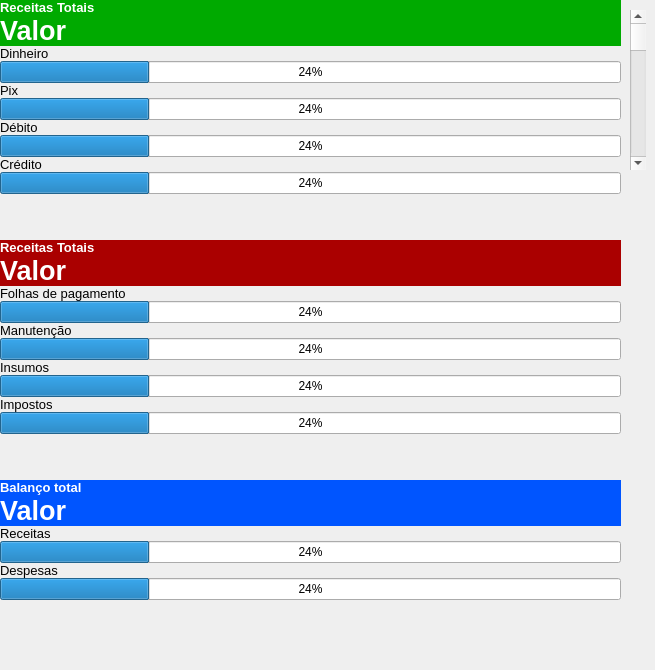
       <widget class="QWidget" name="page_14">
        <widget class="QScrollBar" name="verticalScrollBar">
         <property name="geometry">
          <rect>
           <x>630</x>
           <y>10</y>
           <width>16</width>
           <height>160</height>
          </rect>
         </property>
         <property name="orientation">
          <enum>Qt::Vertical</enum>
         </property>
        </widget>
        <widget class="QWidget" name="verticalLayoutWidget_8">
         <property name="geometry">
          <rect>
           <x>0</x>
           <y>0</y>
           <width>621</width>
           <height>661</height>
          </rect>
         </property>
         <layout class="QVBoxLayout" name="verticalLayout_8">
          <item>
           <layout class="QHBoxLayout" name="horizontalLayout_21">
            <item>
             <layout class="QVBoxLayout" name="verticalLayout_13">
              <property name="spacing">
               <number>0</number>
              </property>
              <property name="leftMargin">
               <number>0</number>
              </property>
              <item>
               <widget class="QLabel" name="label_9">
                <property name="font">
                 <font>
                  <pointsize>10</pointsize>
                  <weight>75</weight>
                  <bold>true</bold>
                 </font>
                </property>
                <property name="styleSheet">
                 <string notr="true">background-color: rgb(0, 170, 0);
color: rgb(255, 255, 255);</string>
                </property>
                <property name="text">
                 <string>Receitas Totais</string>
                </property>
               </widget>
              </item>
              <item>
               <widget class="QLabel" name="label_10">
                <property name="font">
                 <font>
                  <pointsize>20</pointsize>
                  <weight>75</weight>
                  <bold>true</bold>
                 </font>
                </property>
                <property name="styleSheet">
                 <string notr="true">background-color: rgb(0, 170, 0);
color: rgb(255, 255, 255);</string>
                </property>
                <property name="text">
                 <string>Valor</string>
                </property>
               </widget>
              </item>
              <item>
               <widget class="QLabel" name="label_15">
                <property name="font">
                 <font>
                  <pointsize>10</pointsize>
                 </font>
                </property>
                <property name="text">
                 <string>Dinheiro</string>
                </property>
               </widget>
              </item>
              <item>
               <widget class="QProgressBar" name="progressBar_2">
                <property name="value">
                 <number>24</number>
                </property>
               </widget>
              </item>
              <item>
               <widget class="QLabel" name="label_16">
                <property name="font">
                 <font>
                  <pointsize>10</pointsize>
                 </font>
                </property>
                <property name="text">
                 <string>Pix</string>
                </property>
               </widget>
              </item>
              <item>
               <widget class="QProgressBar" name="progressBar_3">
                <property name="value">
                 <number>24</number>
                </property>
               </widget>
              </item>
              <item>
               <widget class="QLabel" name="label_14">
                <property name="font">
                 <font>
                  <pointsize>10</pointsize>
                 </font>
                </property>
                <property name="text">
                 <string>Débito</string>
                </property>
               </widget>
              </item>
              <item>
               <widget class="QProgressBar" name="progressBar_7">
                <property name="value">
                 <number>24</number>
                </property>
               </widget>
              </item>
              <item>
               <widget class="QLabel" name="label_12">
                <property name="font">
                 <font>
                  <pointsize>10</pointsize>
                 </font>
                </property>
                <property name="text">
                 <string>Crédito</string>
                </property>
               </widget>
              </item>
              <item>
               <widget class="QProgressBar" name="progressBar">
                <property name="value">
                 <number>24</number>
                </property>
               </widget>
              </item>
              <item>
               <spacer name="verticalSpacer_8">
                <property name="orientation">
                 <enum>Qt::Vertical</enum>
                </property>
                <property name="sizeHint" stdset="0">
                 <size>
                  <width>20</width>
                  <height>40</height>
                 </size>
                </property>
               </spacer>
              </item>
             </layout>
            </item>
           </layout>
          </item>
          <item>
           <layout class="QHBoxLayout" name="horizontalLayout_22">
            <item>
             <layout class="QVBoxLayout" name="verticalLayout_14">
              <property name="spacing">
               <number>0</number>
              </property>
              <property name="leftMargin">
               <number>0</number>
              </property>
              <item>
               <widget class="QLabel" name="label_49">
                <property name="font">
                 <font>
                  <pointsize>10</pointsize>
                  <weight>75</weight>
                  <bold>true</bold>
                 </font>
                </property>
                <property name="styleSheet">
                 <string notr="true">background-color: rgb(170, 0, 0);
color: rgb(255, 255, 255);</string>
                </property>
                <property name="text">
                 <string>Receitas Totais</string>
                </property>
               </widget>
              </item>
              <item>
               <widget class="QLabel" name="label_50">
                <property name="font">
                 <font>
                  <pointsize>20</pointsize>
                  <weight>75</weight>
                  <bold>true</bold>
                 </font>
                </property>
                <property name="styleSheet">
                 <string notr="true">background-color: rgb(170, 0, 0);
color: rgb(255, 255, 255);</string>
                </property>
                <property name="text">
                 <string>Valor</string>
                </property>
               </widget>
              </item>
              <item>
               <widget class="QLabel" name="label_51">
                <property name="font">
                 <font>
                  <pointsize>10</pointsize>
                 </font>
                </property>
                <property name="text">
                 <string>Folhas de pagamento</string>
                </property>
               </widget>
              </item>
              <item>
               <widget class="QProgressBar" name="progressBar_4">
                <property name="value">
                 <number>24</number>
                </property>
               </widget>
              </item>
              <item>
               <widget class="QLabel" name="label_52">
                <property name="font">
                 <font>
                  <pointsize>10</pointsize>
                 </font>
                </property>
                <property name="text">
                 <string>Manutenção</string>
                </property>
               </widget>
              </item>
              <item>
               <widget class="QProgressBar" name="progressBar_5">
                <property name="value">
                 <number>24</number>
                </property>
               </widget>
              </item>
              <item>
               <widget class="QLabel" name="label_53">
                <property name="font">
                 <font>
                  <pointsize>10</pointsize>
                 </font>
                </property>
                <property name="text">
                 <string>Insumos</string>
                </property>
               </widget>
              </item>
              <item>
               <widget class="QProgressBar" name="progressBar_8">
                <property name="value">
                 <number>24</number>
                </property>
               </widget>
              </item>
              <item>
               <widget class="QLabel" name="label_54">
                <property name="font">
                 <font>
                  <pointsize>10</pointsize>
                 </font>
                </property>
                <property name="text">
                 <string>Impostos</string>
                </property>
               </widget>
              </item>
              <item>
               <widget class="QProgressBar" name="progressBar_6">
                <property name="value">
                 <number>24</number>
                </property>
               </widget>
              </item>
              <item>
               <spacer name="verticalSpacer_9">
                <property name="orientation">
                 <enum>Qt::Vertical</enum>
                </property>
                <property name="sizeHint" stdset="0">
                 <size>
                  <width>20</width>
                  <height>40</height>
                 </size>
                </property>
               </spacer>
              </item>
             </layout>
            </item>
           </layout>
          </item>
          <item>
           <layout class="QHBoxLayout" name="horizontalLayout_23">
            <item>
             <layout class="QVBoxLayout" name="verticalLayout_15">
              <property name="spacing">
               <number>0</number>
              </property>
              <property name="leftMargin">
               <number>0</number>
              </property>
              <item>
               <widget class="QLabel" name="label_60">
                <property name="font">
                 <font>
                  <pointsize>10</pointsize>
                  <weight>75</weight>
                  <bold>true</bold>
                 </font>
                </property>
                <property name="styleSheet">
                 <string notr="true">background-color: rgb(0, 85, 255);
color: rgb(255, 255, 255);</string>
                </property>
                <property name="text">
                 <string>Balanço total</string>
                </property>
               </widget>
              </item>
              <item>
               <widget class="QLabel" name="label_61">
                <property name="font">
                 <font>
                  <pointsize>20</pointsize>
                  <weight>75</weight>
                  <bold>true</bold>
                 </font>
                </property>
                <property name="styleSheet">
                 <string notr="true">background-color: rgb(0, 85, 255);
color: rgb(255, 255, 255);</string>
                </property>
                <property name="text">
                 <string>Valor</string>
                </property>
               </widget>
              </item>
              <item>
               <widget class="QLabel" name="label_62">
                <property name="font">
                 <font>
                  <pointsize>10</pointsize>
                 </font>
                </property>
                <property name="text">
                 <string>Receitas</string>
                </property>
               </widget>
              </item>
              <item>
               <widget class="QProgressBar" name="progressBar_9">
                <property name="value">
                 <number>24</number>
                </property>
               </widget>
              </item>
              <item>
               <widget class="QLabel" name="label_63">
                <property name="font">
                 <font>
                  <pointsize>10</pointsize>
                 </font>
                </property>
                <property name="text">
                 <string>Despesas</string>
                </property>
               </widget>
              </item>
              <item>
               <widget class="QProgressBar" name="progressBar_10">
                <property name="value">
                 <number>24</number>
                </property>
               </widget>
              </item>
              <item>
               <spacer name="verticalSpacer_15">
                <property name="orientation">
                 <enum>Qt::Vertical</enum>
                </property>
                <property name="sizeHint" stdset="0">
                 <size>
                  <width>20</width>
                  <height>40</height>
                 </size>
                </property>
               </spacer>
              </item>
             </layout>
            </item>
           </layout>
          </item>
         </layout>
        </widget>
       </widget>
